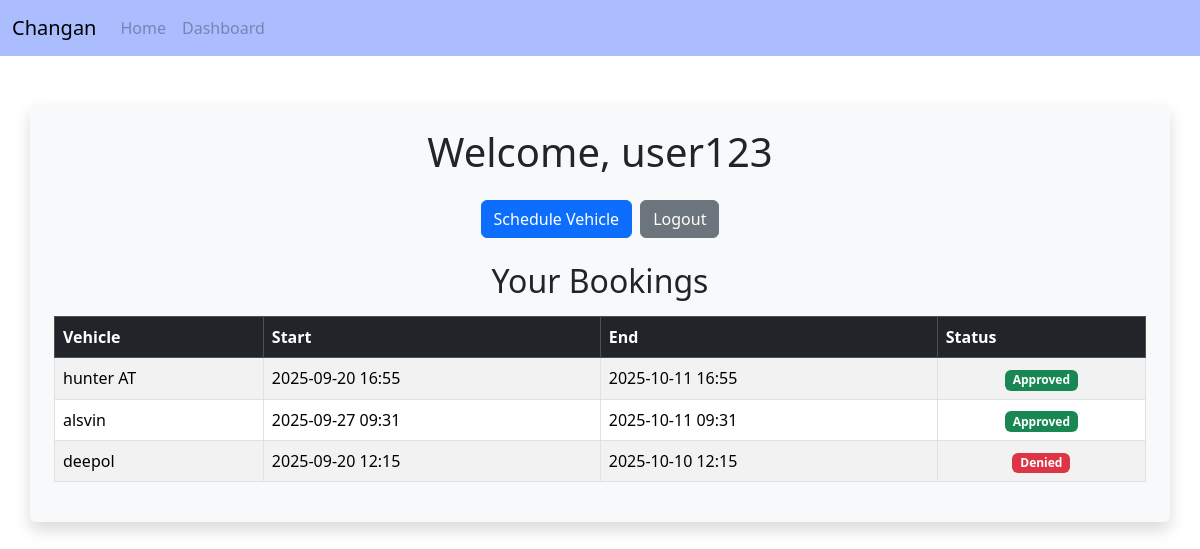
Page /dashboard (signed in) on the earlier database version.
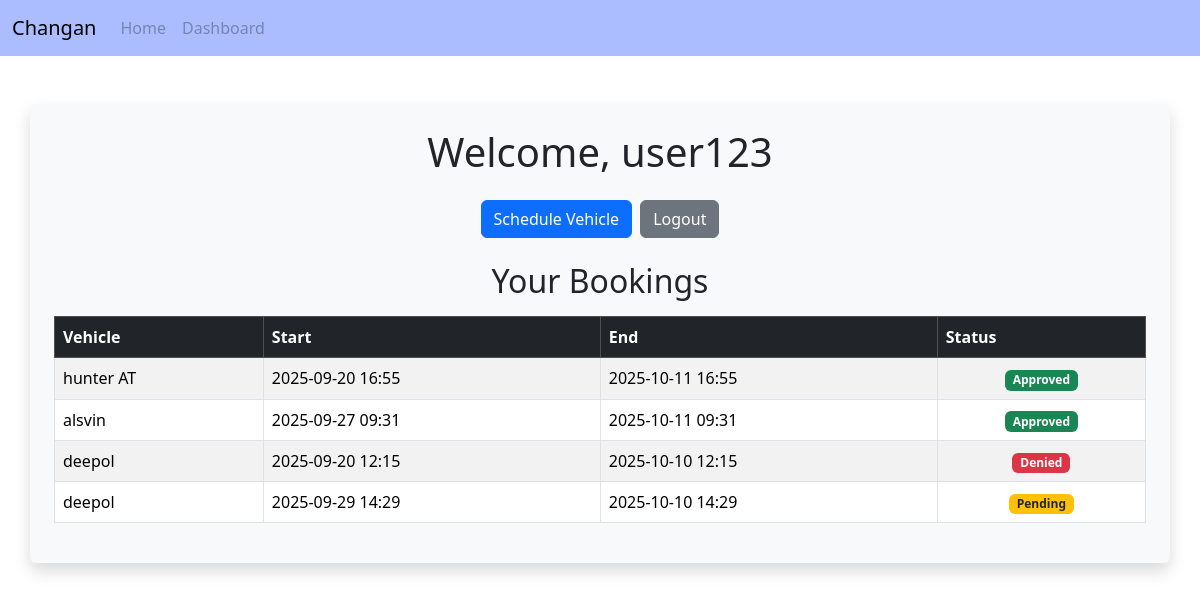
Same page on the later database version.
### models.py (models this page shows)
class Booking(db.Model):
    id = db.Column(db.Integer, primary_key=True)
    vehicle_id = db.Column(db.Integer, db.ForeignKey('vehicle.id'), nullable=False)
    username = db.Column(db.String(50), nullable=False)
    start_time = db.Column(db.DateTime, nullable=False)
    end_time = db.Column(db.DateTime, nullable=False)
    status = db.Column(db.String(20), default='Pending')  # Pending, Approved, Denied
    collected = db.Column(db.Boolean, default=False)
    returned = db.Column(db.Boolean, default=False)
    vehicle = db.relationship('Vehicle')

class Vehicle(db.Model):
    id = db.Column(db.Integer, primary_key=True)
    name = db.Column(db.String(50), nullable=False)
    active = db.Column(db.Boolean, default=True)

### app.py (the view)
    @app.route('/dashboard')
    def dashboard():
        if 'username' not in session or session.get('is_admin'):
            return redirect(url_for('login'))
        user_bookings = Booking.query.filter_by(username=session['username']).all()
        return render_template('dashboard.html', username=session['username'], bookings=user_bookings)

### templates/dashboard.html (shortened to what this page needs)
<!DOCTYPE html>
<html lang="en">
<head>
    <link href="https://cdn.jsdelivr.net/npm/bootstrap@5.3.2/dist/css/bootstrap.min.css" rel="stylesheet">
</head>
<body>
    <nav class="navbar navbar-expand-lg" style="background-color: #abbdff;">
        <div class="container-fluid">
            <a class="navbar-brand" href="#">Changan</a>
            <div class="collapse navbar-collapse" id="navbarSupportedContent">
            <ul class="navbar-nav me-auto mb-2 mb-lg-0">
                <li class="nav-item">
                <a class="nav-link disabled" aria-disabled="true" href="#">Home</a>
                </li>
                <li class="nav-item">
                <a class="nav-link disabled" aria-disabled="true" href="#">Dashboard</a>
                </li>
            </div>
        </div>
    </nav>
    <div class="container my-5 p-4 bg-light rounded shadow">
        <h1 class="mb-4 text-center">Welcome, {{ username }}</h1>
        <div class="d-flex justify-content-center mb-4 gap-2">
            <a href="{{ url_for('schedule') }}" class="btn btn-primary">Schedule Vehicle</a>
            <a href="{{ url_for('logout') }}" class="btn btn-secondary">Logout</a>
        </div>
        <h2 class="mb-3 text-center">Your Bookings</h2>
        {% if bookings %}
            <div class="table-responsive">
                <table class="table table-striped table-bordered align-middle">
                    <thead class="table-dark">
                        <tr>
                            <th>Vehicle</th>
                            <th>Start</th>
                            <th>End</th>
                            <th>Status</th>
                        </tr>
                    </thead>
                    <tbody>
                    {% for booking in bookings %}
                        <tr>
                            <td>{{ booking.vehicle.name }}</td>
                            <td>{{ booking.start_time.strftime('%Y-%m-%d %H:%M') }}</td>
                            <td>{{ booking.end_time.strftime('%Y-%m-%d %H:%M') }}</td>
                            <td class="text-center">
                                {% if booking.status == 'Approved' %}
                                    <span class="badge bg-success">{{ booking.status }}</span>
                                {% elif booking.status == 'Pending' %}
                                    <span class="badge bg-warning text-dark">{{ booking.status }}</span>
                                {% elif booking.status == 'Denied' %}
                                    <span class="badge bg-danger">{{ booking.status }}</span>
                                {% else %}
                                    <span class="badge bg-secondary">{{ booking.status }}</span>
                                {% endif %}
                            </td>
                        </tr>
                    {% endfor %}
                    </tbody>
                </table>
            </div>
        {% else %}
            <p class="text-muted text-center">No bookings yet.</p>
        {% endif %}
    </div>
</body>
</html>

Differences in the rows shown:
added Booking: vehicle.name "deepol", start_time "2025-09-29 14:29", end_time "2025-10-10 14:29", status "Pending"
